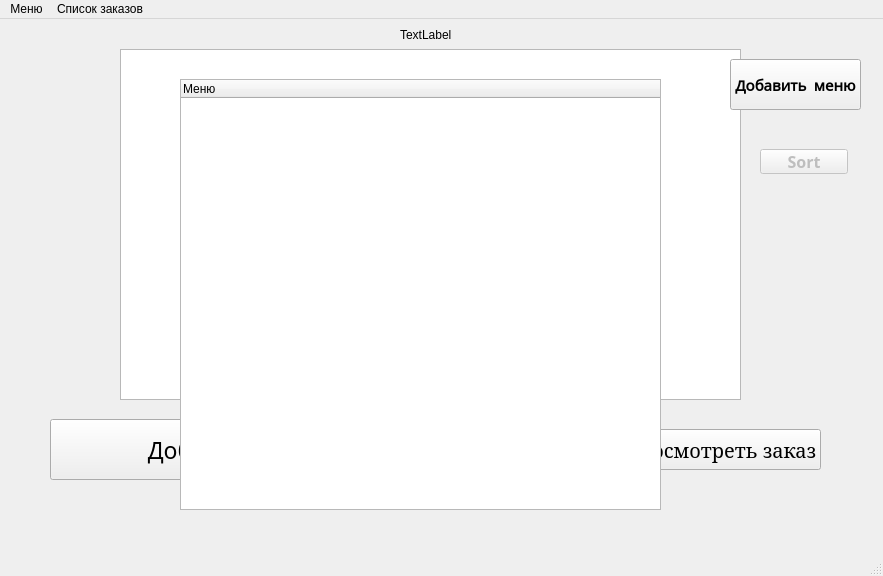
<?xml version="1.0" encoding="UTF-8"?>
<ui version="4.0">
 <class>MainWindow</class>
 <widget class="QMainWindow" name="MainWindow">
  <property name="geometry">
   <rect>
    <x>0</x>
    <y>0</y>
    <width>883</width>
    <height>576</height>
   </rect>
  </property>
  <property name="windowTitle">
   <string>MainWindow</string>
  </property>
  <widget class="QWidget" name="centralwidget">
   <widget class="QListWidget" name="listWidget">
    <property name="geometry">
     <rect>
      <x>120</x>
      <y>30</y>
      <width>621</width>
      <height>351</height>
     </rect>
    </property>
   </widget>
   <widget class="QPushButton" name="View_order_button">
    <property name="geometry">
     <rect>
      <x>620</x>
      <y>410</y>
      <width>201</width>
      <height>41</height>
     </rect>
    </property>
    <property name="font">
     <font>
      <family>Serif</family>
      <pointsize>15</pointsize>
      <italic>false</italic>
      <bold>false</bold>
      <underline>false</underline>
      <strikeout>false</strikeout>
     </font>
    </property>
    <property name="cursor">
     <cursorShape>PointingHandCursor</cursorShape>
    </property>
    <property name="text">
     <string>Просмотреть заказ</string>
    </property>
   </widget>
   <widget class="QPushButton" name="Add_order_button">
    <property name="geometry">
     <rect>
      <x>50</x>
      <y>400</y>
      <width>371</width>
      <height>61</height>
     </rect>
    </property>
    <property name="font">
     <font>
      <family>Titillium Web</family>
      <pointsize>17</pointsize>
     </font>
    </property>
    <property name="text">
     <string>Добавить заказ</string>
    </property>
   </widget>
   <widget class="QLabel" name="label">
    <property name="geometry">
     <rect>
      <x>400</x>
      <y>5</y>
      <width>141</width>
      <height>21</height>
     </rect>
    </property>
    <property name="text">
     <string>TextLabel</string>
    </property>
   </widget>
   <widget class="QPushButton" name="Add_dish_button">
    <property name="geometry">
     <rect>
      <x>730</x>
      <y>40</y>
      <width>131</width>
      <height>51</height>
     </rect>
    </property>
    <property name="font">
     <font>
      <family>Noto Traditional Nushu</family>
      <pointsize>11</pointsize>
      <bold>true</bold>
     </font>
    </property>
    <property name="cursor">
     <cursorShape>PointingHandCursor</cursorShape>
    </property>
    <property name="text">
     <string>Добавить меню</string>
    </property>
   </widget>
   <widget class="QTreeWidget" name="Menu_tree_widget">
    <property name="geometry">
     <rect>
      <x>180</x>
      <y>60</y>
      <width>481</width>
      <height>431</height>
     </rect>
    </property>
    <property name="uniformRowHeights">
     <bool>true</bool>
    </property>
    <property name="wordWrap">
     <bool>true</bool>
    </property>
    <column>
     <property name="text">
      <string>Меню</string>
     </property>
    </column>
   </widget>
   <widget class="QPushButton" name="Sort_button">
    <property name="enabled">
     <bool>false</bool>
    </property>
    <property name="geometry">
     <rect>
      <x>760</x>
      <y>130</y>
      <width>88</width>
      <height>25</height>
     </rect>
    </property>
    <property name="font">
     <font>
      <family>Titillium Web</family>
      <pointsize>12</pointsize>
      <bold>true</bold>
     </font>
    </property>
    <property name="text">
     <string>Sort</string>
    </property>
   </widget>
  </widget>
  <widget class="QMenuBar" name="menubar">
   <property name="geometry">
    <rect>
     <x>0</x>
     <y>0</y>
     <width>883</width>
     <height>22</height>
    </rect>
   </property>
   <widget class="QMenu" name="Menu">
    <property name="title">
     <string>Меню</string>
    </property>
    <addaction name="Menu_action"/>
    <addaction name="separator"/>
    <addaction name="separator"/>
   </widget>
   <widget class="QMenu" name="Order_list">
    <property name="title">
     <string>Список заказов</string>
    </property>
    <addaction name="Order_action"/>
   </widget>
   <addaction name="Menu"/>
   <addaction name="Order_list"/>
  </widget>
  <widget class="QStatusBar" name="statusbar"/>
  <action name="Menu_action">
   <property name="text">
    <string>Просмотр текущего меню</string>
   </property>
  </action>
  <action name="Order_action">
   <property name="text">
    <string>Просмотреть список</string>
   </property>
  </action>
 </widget>
 <resources/>
 <connections/>
</ui>
